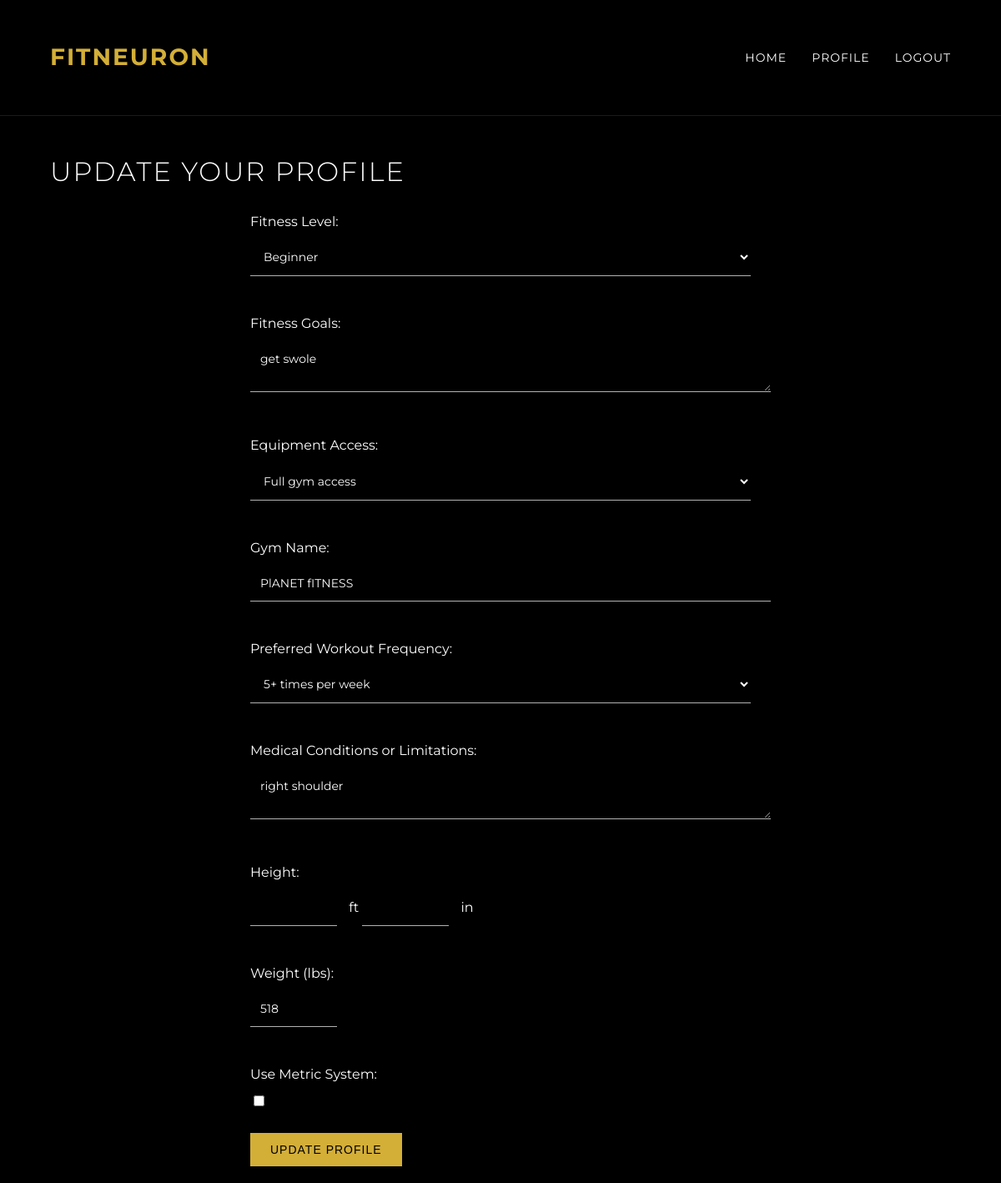
The app's page /profile (signed in) with its own data.
### app.py (models this page shows)
class UserProfile(db.Model):
    id = db.Column(db.Integer, primary_key=True)
    user_id = db.Column(db.Integer, db.ForeignKey('user.id'), unique=True)
    fitness_level = db.Column(db.String(20))
    goals = db.Column(db.String(200))
    equipment_access = db.Column(db.String(50))
    gym_name = db.Column(db.String(100))
    workout_frequency = db.Column(db.String(50))
    medical_conditions = db.Column(db.String(200))
    height = db.Column(db.Float)
    weight = db.Column(db.Float)
    use_metric = db.Column(db.Boolean, default=False)
    updated_at = db.Column(db.DateTime, default=lambda: datetime.now(timezone.utc), onupdate=lambda: datetime.now(timezone.utc))

### app.py (the view, shortened to what this page needs)
@app.route('/profile', methods=['GET', 'POST'])
@login_required
def profile():
    return render_template('profile.html', profile=current_user.profile)

### app.py (called while the page is built)
@login_manager.user_loader
def load_user(user_id):
    return User.query.get(int(user_id))

### templates/profile.html (shortened to what this page needs)
{% extends "base.html" %}
{% block content %}
<div class="container">
    <h1>Update Your Profile</h1>
    <form method="POST" class="profile-form">
        <div class="form-group">
            <label for="fitness_level" title="Your current fitness level helps us tailor workouts to your abilities">Fitness Level:</label>
            <select name="fitness_level" id="fitness_level" required>
                <option value="Beginner" {% if profile and profile.fitness_level == 'Beginner' %}selected{% endif %}>Beginner</option>
            </select>
        </div>
        <div class="form-group">
            <label for="goals" title="Specify your fitness goals to help us create targeted workout plans">Fitness Goals:</label>
            <textarea name="goals" id="goals" placeholder="e.g., Lose weight, Build muscle, Improve cardiovascular health" required>{{ profile.goals if profile else '' }}</textarea>
        </div>
        <div class="form-group">
            <label for="equipment_access" title="Let us know what equipment you have access to for your workouts">Equipment Access:</label>
            <select name="equipment_access" id="equipment_access" required>
                <option value="Full gym access" {% if profile and profile.equipment_access == 'Full gym access' %}selected{% endif %}>Full gym access</option>
            </select>
        </div>
        <div class="form-group" id="gym-name-group" style="display: none;">
            <label for="gym_name" title="Knowing your gym helps us tailor workouts to available equipment">Gym Name:</label>
            <input type="text" name="gym_name" id="gym_name" placeholder="Enter your gym name" value="{{ profile.gym_name if profile else '' }}">
        </div>
        <div class="form-group">
            <label for="workout_frequency" title="How often you plan to work out helps us design an appropriate program">Preferred Workout Frequency:</label>
            <select name="workout_frequency" id="workout_frequency" required>
                <option value="5+ times per week" {% if profile and profile.workout_frequency == '5+ times per week' %}selected{% endif %}>5+ times per week</option>
            </select>
        </div>
        <div class="form-group">
            <label for="medical_conditions" title="Any medical conditions or limitations help us ensure safe workout plans">Medical Conditions or Limitations:</label>
            <textarea name="medical_conditions" id="medical_conditions" placeholder="e.g., Lower back pain, Knee injury, Asthma">{{ profile.medical_conditions if profile else '' }}</textarea>
        </div>
        <div class="form-group">
            <label for="height_feet" title="Your height helps us calculate appropriate metrics for your workouts">Height:</label>
            <input type="number" name="height_feet" id="height_feet" min="1" max="8" value="{{ profile.height_feet if profile else '' }}" required> ft
            <input type="number" name="height_inches" id="height_inches" min="0" max="11" value="{{ profile.height_inches if profile else '' }}" required> in
        </div>
        <div class="form-group">
            <label for="weight" title="Your weight helps us calculate appropriate metrics for your workouts">Weight (lbs):</label>
            <input type="number" name="weight" id="weight" value="{{ profile.weight|round|int if profile else '' }}" required>
        </div>
        <div class="form-group">
            <label for="use_metric" title="Choose your preferred unit system">Use Metric System:</label>
            <input type="checkbox" name="use_metric" id="use_metric" {% if profile and profile.use_metric %}checked{% endif %}>
        </div>
        <button type="submit" class="btn">Update Profile</button>
    </form>
</div>
{% endblock %}

### static/style.css (style rules this page uses)
:root { --bg-primary: #000000; --bg-secondary: #1a1a1a; --text-primary: #ffffff; --text-secondary: #b3b3b3; --accent: #d4af37; --accent-dark: #b8960c; }
body { font-family: 'Montserrat', sans-serif; background-color: var(--bg-primary); color: var(--text-primary); line-height: 1.6; margin: 0; padding: 0; }
.container { width: 90%; max-width: 1200px; margin: auto; overflow: hidden; padding: 20px; }
h1, h2, h3 { font-weight: 300; letter-spacing: 2px; text-transform: uppercase; }
.btn { display: inline-block; background: var(--accent); color: var(--bg-primary); padding: 12px 24px; border: none; border-radius: 0; cursor: pointer; text-decoration: none; font-size: 14px; text-transform: uppercase; letter-spacing: 1px; transition: background 0.3s ease, transform 0.3s ease; }
input[type="text"], input[type="email"], input[type="password"], input[type="number"], textarea, select { width: 100%; padding: 12px; margin-bottom: 20px; border: none; border-bottom: 1px solid var(--text-secondary); background-color: transparent; color: var(--text-primary); font-family: 'Montserrat', sans-serif; font-size: 14px; }
.profile-form { max-width: 600px; margin: 0 auto; }
.form-group { margin-bottom: 20px; }
.profile-form .form-group { margin-bottom: 1.5rem; }
.profile-form label { display: block; margin-bottom: 0.5rem; cursor: help; }
.profile-form input[type="number"] { width: 80px; margin-right: 10px; }

### records on screen
UserProfile: fitness_level "Beginner", goals "get swole", equipment_access "Full gym access", gym_name "PlANET fITNESS", workout_frequency "5+ times per week", medical_conditions "right shoulder", weight "518"
